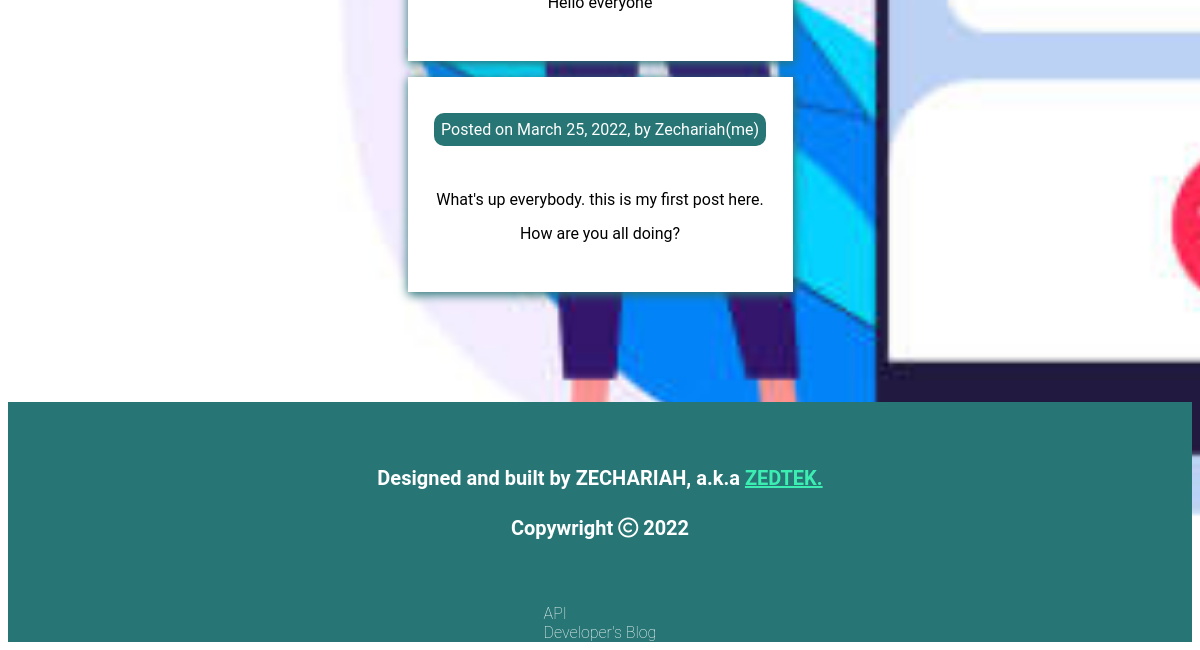
/profile/ (signed in, lower part), run on an earlier commit of the app's database.
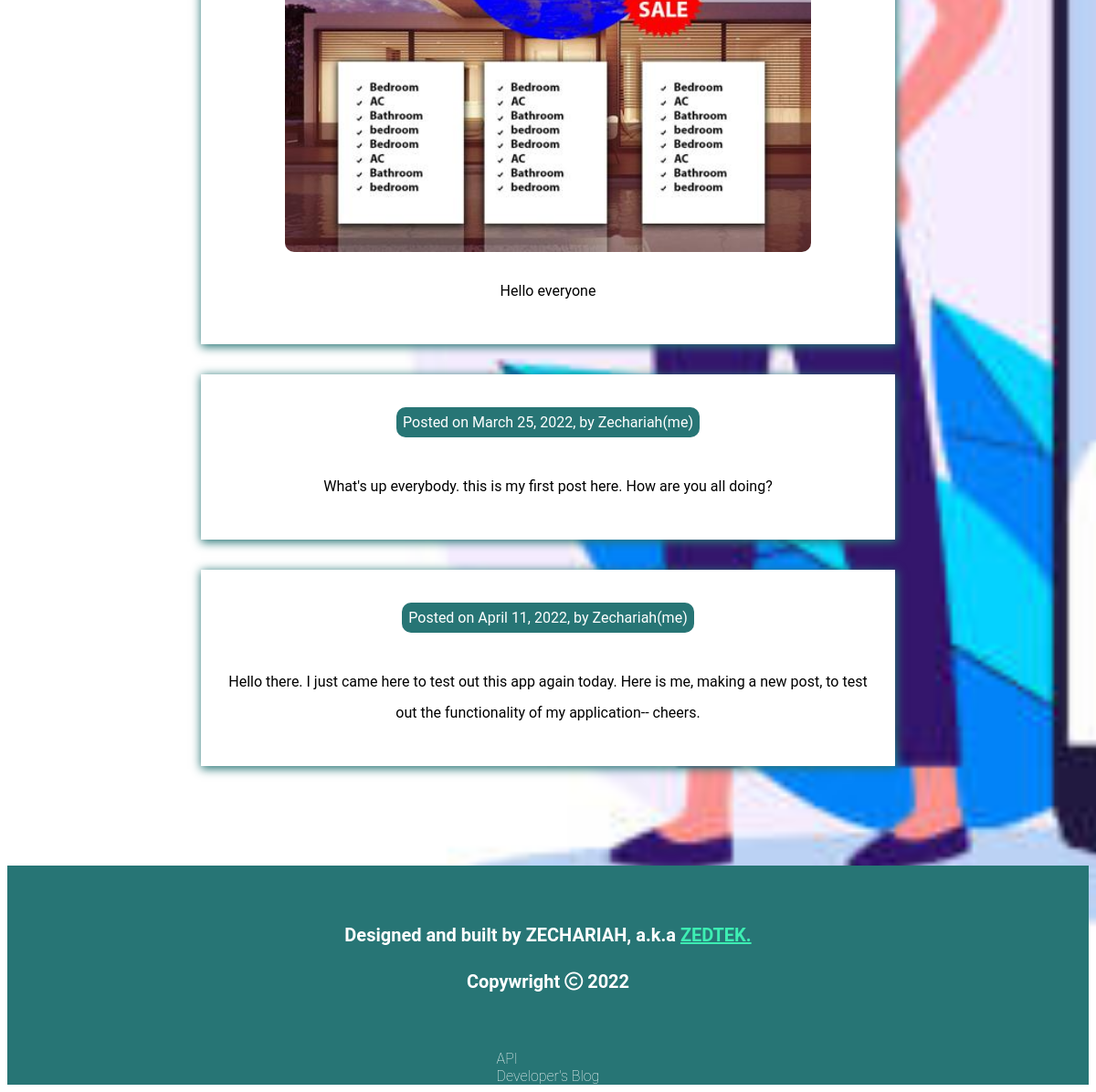
And on a later commit of the database.
### chatapp/models.py (models this page shows, shortened)
class Post(models.Model):
    owner= models.ForeignKey(User, on_delete=models.CASCADE)
    content= models.CharField(max_length=200000000000000000, default= f"Posted on {datetime.datetime.now()}", null=True)
    image= models.ImageField(default='default.jpg', blank=True, upload_to='Post_images/')
    date= models.DateField(auto_now_add=True)
    class Meta:
        get_latest_by= 'date'

### chatapp/views.py (the view, shortened to what this page needs)
# urls.py: path('profile/', views.my_profile, name='my profile'),
@login_required(login_url='/chat')
def my_profile(request):
    user= request.user
    msg= messages.get_messages(request)
    post= user.post_set.all()
    return render(request, 'profile.html', {'user' :user,'message':msg, 'post':post})

### chatapp/templates/frontend/profile.html (shortened to what this page needs)
{%extends 'base.html'%}
{%block body%}
<div class="profile">
    <div class="posts">
        {%for item in post%}
        <div class="post-cont">
            {%if item.image%}
            <img src="{{item.image.url}}" alt="posted-item" class="posted-img">
            <div class="writeup">
                <p class="content">{{item.content}}</p>
            </div>
            {%else%}
            <p class="postDate">Posted on {{item.date}}, by {{item.owner}}(me)</p>
            <div class="writeup">
                <p class="content">{{item.content}}</p>
            </div>
            {%endif%}
        </div>
        {%endfor%}
    </div>
</div>
{%endblock%}

What changed in the data, as far as the page shows it:
now on this page (row unchanged): Post: image (picture), content "Hello everyone"
added Post: date "April 11, 2022", owner "Zechariah", content "Hello there. I just came here to test out this app again today. Here is me, making a new post, to test out the functionality of my application-- cheers."
